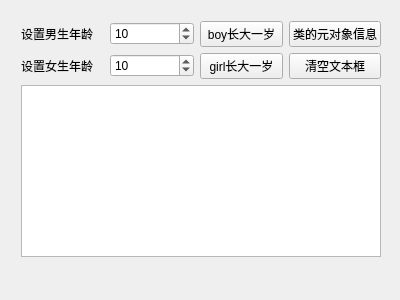
<?xml version="1.0" encoding="UTF-8"?>
<ui version="4.0">
 <class>MetaTest</class>
 <widget class="QMainWindow" name="MetaTest">
  <property name="geometry">
   <rect>
    <x>0</x>
    <y>0</y>
    <width>400</width>
    <height>300</height>
   </rect>
  </property>
  <property name="windowTitle">
   <string>MetaTest</string>
  </property>
  <widget class="QWidget" name="centralWidget">
   <widget class="QWidget" name="layoutWidget">
    <property name="geometry">
     <rect>
      <x>10</x>
      <y>10</y>
      <width>382</width>
      <height>258</height>
     </rect>
    </property>
    <layout class="QVBoxLayout" name="verticalLayout">
     <item>
      <layout class="QGridLayout" name="gridLayout">
       <item row="0" column="0">
        <widget class="QLabel" name="label">
         <property name="text">
          <string>设置男生年龄</string>
         </property>
        </widget>
       </item>
       <item row="0" column="1">
        <widget class="QSpinBox" name="spinBoy">
         <property name="value">
          <number>10</number>
         </property>
        </widget>
       </item>
       <item row="0" column="2">
        <widget class="QPushButton" name="btnBoyInc">
         <property name="text">
          <string>boy长大一岁</string>
         </property>
        </widget>
       </item>
       <item row="0" column="3">
        <widget class="QPushButton" name="btnClassInfo">
         <property name="text">
          <string>类的元对象信息</string>
         </property>
        </widget>
       </item>
       <item row="1" column="0">
        <widget class="QLabel" name="label_2">
         <property name="text">
          <string>设置女生年龄</string>
         </property>
        </widget>
       </item>
       <item row="1" column="1">
        <widget class="QSpinBox" name="spinGirl">
         <property name="minimum">
          <number>0</number>
         </property>
         <property name="value">
          <number>10</number>
         </property>
        </widget>
       </item>
       <item row="1" column="2">
        <widget class="QPushButton" name="btnGirlInc">
         <property name="text">
          <string>girl长大一岁</string>
         </property>
        </widget>
       </item>
       <item row="1" column="3">
        <widget class="QPushButton" name="btnClear">
         <property name="text">
          <string>清空文本框</string>
         </property>
        </widget>
       </item>
      </layout>
     </item>
     <item>
      <widget class="QTextEdit" name="textEdit"/>
     </item>
    </layout>
   </widget>
  </widget>
 </widget>
 <layoutdefault spacing="6" margin="11"/>
 <resources/>
 <connections/>
</ui>
